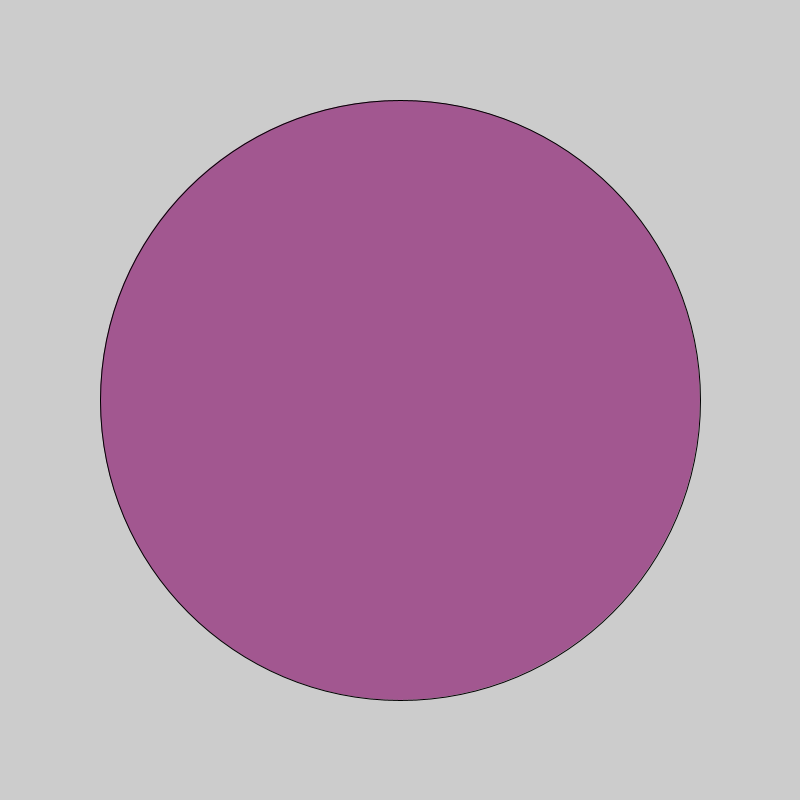
Frame 1 (no input)
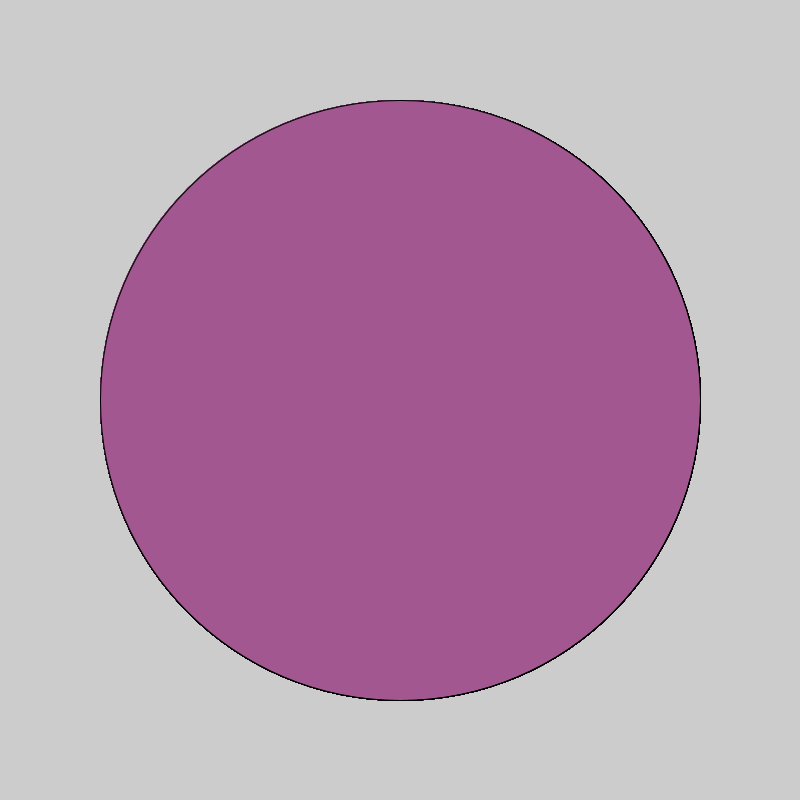
Frame 60 (the mouse pressed at the canvas centre just before this capture)
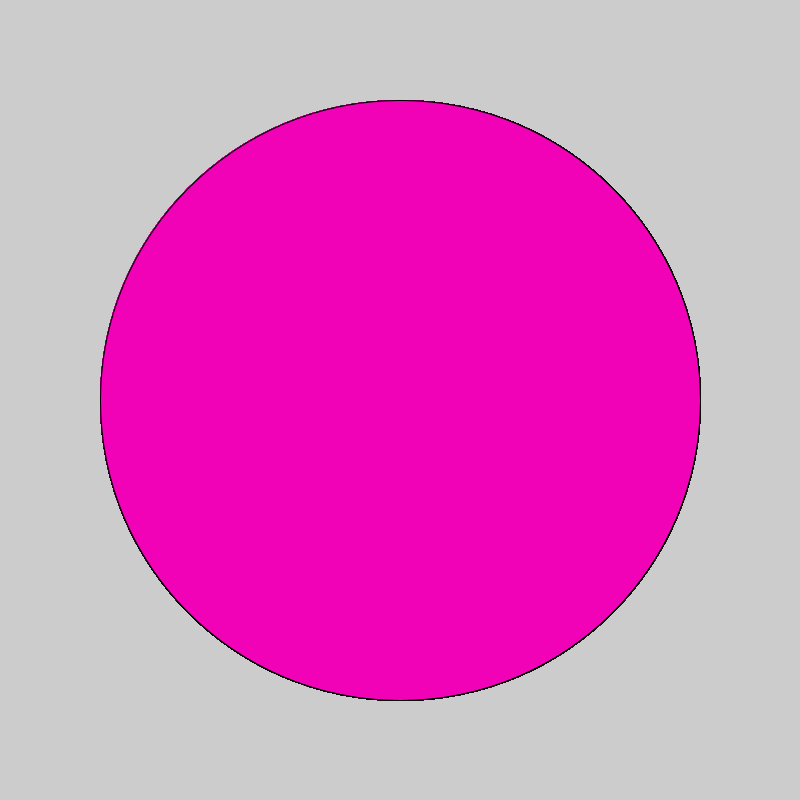
Frame 120 (the mouse held since frame 60 and released just before this capture)

The Processing sketch that drew these frames (run headless with seeded random() and noise(); from frame 60 on, the mouse is pressed at the canvas centre):

// Processing sketch: MyDot
// ── MyDot.pde
void setup(){
size(800,800);
}
void draw(){

if(mousePressed){
fill(#F202B7);
}
else{
  fill(#A25790);
}

ellipse(400,400,600,600);
}
